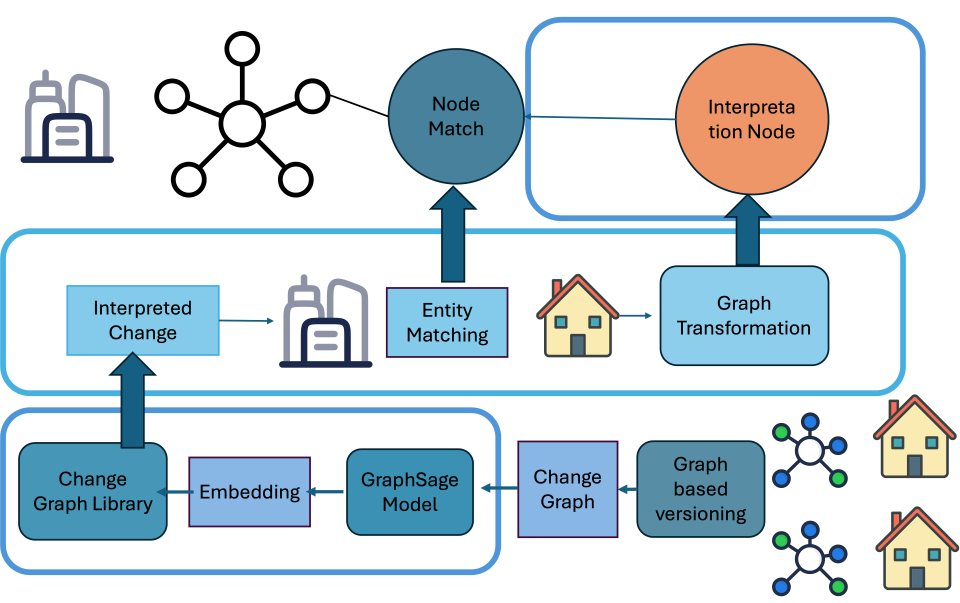
#> input picture src/thesis.png, 3840 x 2410 px, found by its file name (shown at 1/4 size)
$ python resize-image.py
#> lines starting #> are read from the running program, lines starting #| are printed output that depends on the picture
from PIL import Image

img = Image.open("src/thesis.png")
#> img is the input picture: PIL image 3840x2410 RGBA; mean R, G, B, A 23.7, 40.5, 49.3, 67.9
img.thumbnail((200, 200))  # maintains aspect ratio, fits within 200x200
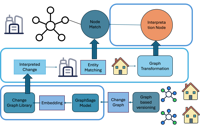
#> img: PIL image 200x126 RGBA; mean R, G, B, A 28.3, 50.3, 63, 68.6; transparent parts drawn white
img.save("image-thesis.png")

import cairosvg
from PIL import Image
import io

# Render at high resolution (e.g. 4x)
#> (the run stopped early here; a loop or call above may not have finished)
